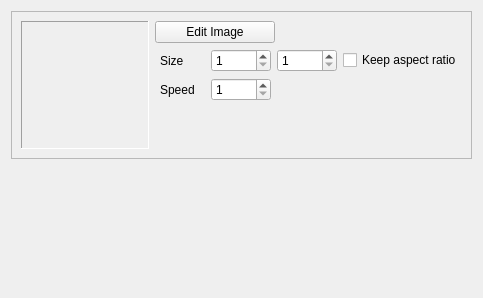
          <widget class="QWidget" name="tab_Player">
           <attribute name="title">
            <string>Player</string>
           </attribute>
           <layout class="QVBoxLayout" name="verticalLayout_21">
            <item>
             <widget class="QFrame" name="frame">
              <property name="frameShape">
               <enum>QFrame::StyledPanel</enum>
              </property>
              <property name="frameShadow">
               <enum>QFrame::Raised</enum>
              </property>
              <layout class="QHBoxLayout" name="horizontalLayout_12">
               <item>
                <widget class="QLabel" name="label_PlayerImage">
                 <property name="sizePolicy">
                  <sizepolicy hsizetype="Fixed" vsizetype="Fixed">
                   <horstretch>0</horstretch>
                   <verstretch>0</verstretch>
                  </sizepolicy>
                 </property>
                 <property name="minimumSize">
                  <size>
                   <width>128</width>
                   <height>128</height>
                  </size>
                 </property>
                 <property name="maximumSize">
                  <size>
                   <width>128</width>
                   <height>128</height>
                  </size>
                 </property>
                 <property name="autoFillBackground">
                  <bool>true</bool>
                 </property>
                 <property name="frameShape">
                  <enum>QFrame::Panel</enum>
                 </property>
                 <property name="frameShadow">
                  <enum>QFrame::Sunken</enum>
                 </property>
                 <property name="text">
                  <string/>
                 </property>
                 <property name="scaledContents">
                  <bool>false</bool>
                 </property>
                 <property name="alignment">
                  <set>Qt::AlignCenter</set>
                 </property>
                 <property name="indent">
                  <number>0</number>
                 </property>
                </widget>
               </item>
               <item>
                <layout class="QVBoxLayout" name="verticalLayout_14">
                 <item>
                  <layout class="QHBoxLayout" name="horizontalLayout_16">
                   <item>
                    <widget class="QPushButton" name="pushButton_SelectPlayerImage">
                     <property name="sizePolicy">
                      <sizepolicy hsizetype="Fixed" vsizetype="Fixed">
                       <horstretch>0</horstretch>
                       <verstretch>0</verstretch>
                      </sizepolicy>
                     </property>
                     <property name="minimumSize">
                      <size>
                       <width>120</width>
                       <height>0</height>
                      </size>
                     </property>
                     <property name="text">
                      <string>Edit Image</string>
                     </property>
                    </widget>
                   </item>
                   <item>
                    <spacer name="horizontalSpacer_14">
                     <property name="orientation">
                      <enum>Qt::Horizontal</enum>
                     </property>
                     <property name="sizeHint" stdset="0">
                      <size>
                       <width>40</width>
                       <height>20</height>
                      </size>
                     </property>
                    </spacer>
                   </item>
                  </layout>
                 </item>
                 <item>
                  <layout class="QGridLayout" name="gridLayout_19">
                   <item row="1" column="0">
                    <widget class="QLabel" name="label_PlayerSpeed">
                     <property name="text">
                      <string>Speed</string>
                     </property>
                     <property name="margin">
                      <number>1</number>
                     </property>
                     <property name="indent">
                      <number>5</number>
                     </property>
                    </widget>
                   </item>
                   <item row="1" column="1">
                    <widget class="QSpinBox" name="spinBox_PlayerSpeed">
                     <property name="minimum">
                      <number>1</number>
                     </property>
                     <property name="maximum">
                      <number>1920</number>
                     </property>
                    </widget>
                   </item>
                   <item row="0" column="2">
                    <widget class="QSpinBox" name="spinBox_PlayerHeight">
                     <property name="minimumSize">
                      <size>
                       <width>60</width>
                       <height>0</height>
                      </size>
                     </property>
                     <property name="minimum">
                      <number>1</number>
                     </property>
                     <property name="maximum">
                      <number>1080</number>
                     </property>
                    </widget>
                   </item>
                   <item row="0" column="0">
                    <widget class="QLabel" name="label_PlayerSize">
                     <property name="minimumSize">
                      <size>
                       <width>50</width>
                       <height>0</height>
                      </size>
                     </property>
                     <property name="text">
                      <string>Size</string>
                     </property>
                     <property name="margin">
                      <number>1</number>
                     </property>
                     <property name="indent">
                      <number>5</number>
                     </property>
                    </widget>
                   </item>
                   <item row="0" column="3">
                    <widget class="QCheckBox" name="checkBox_PlayerKeepAspectRatio">
                     <property name="sizePolicy">
                      <sizepolicy hsizetype="Expanding" vsizetype="Fixed">
                       <horstretch>0</horstretch>
                       <verstretch>0</verstretch>
                      </sizepolicy>
                     </property>
                     <property name="text">
                      <string>Keep aspect ratio</string>
                     </property>
                    </widget>
                   </item>
                   <item row="0" column="1">
                    <widget class="QSpinBox" name="spinBox_PlayerWidth">
                     <property name="minimumSize">
                      <size>
                       <width>60</width>
                       <height>0</height>
                      </size>
                     </property>
                     <property name="minimum">
                      <number>1</number>
                     </property>
                     <property name="maximum">
                      <number>1920</number>
                     </property>
                    </widget>
                   </item>
                  </layout>
                 </item>
                 <item>
                  <spacer name="verticalSpacer_7">
                   <property name="orientation">
                    <enum>Qt::Vertical</enum>
                   </property>
                   <property name="sizeType">
                    <enum>QSizePolicy::Expanding</enum>
                   </property>
                   <property name="sizeHint" stdset="0">
                    <size>
                     <width>0</width>
                     <height>0</height>
                    </size>
                   </property>
                  </spacer>
                 </item>
                </layout>
               </item>
              </layout>
             </widget>
            </item>
            <item>
             <spacer name="verticalSpacer_25">
              <property name="orientation">
               <enum>Qt::Vertical</enum>
              </property>
              <property name="sizeHint" stdset="0">
               <size>
                <width>20</width>
                <height>0</height>
               </size>
              </property>
             </spacer>
            </item>
            <item>
             <spacer name="verticalSpacer_26">
              <property name="orientation">
               <enum>Qt::Vertical</enum>
              </property>
              <property name="sizeHint" stdset="0">
               <size>
                <width>20</width>
                <height>0</height>
               </size>
              </property>
             </spacer>
            </item>
            <item>
             <spacer name="verticalSpacer_24">
              <property name="orientation">
               <enum>Qt::Vertical</enum>
              </property>
              <property name="sizeHint" stdset="0">
               <size>
                <width>20</width>
                <height>0</height>
               </size>
              </property>
             </spacer>
            </item>
            <item>
             <spacer name="verticalSpacer_15">
              <property name="orientation">
               <enum>Qt::Vertical</enum>
              </property>
              <property name="sizeHint" stdset="0">
               <size>
                <width>20</width>
                <height>128</height>
               </size>
              </property>
             </spacer>
            </item>
           </layout>
          </widget>
